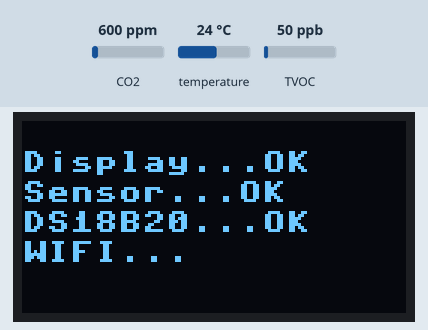
The program below on a simulated Raspberry Pi Pico running MicroPython. Parts: 128×64 one-colour display. The inputs (shaded band) are chosen by the test bench; at power-on: CO2 600 ppm, temperature 24 °C, TVOC 50 ppb. WiFi joins after 1.5 s; no MQTT or app messages arrive unless stated; values from a settings file that is not in the repository are placeholders; what the program prints to the serial console is not drawn.

Above: at 0.5 s.
At 2.5 s:
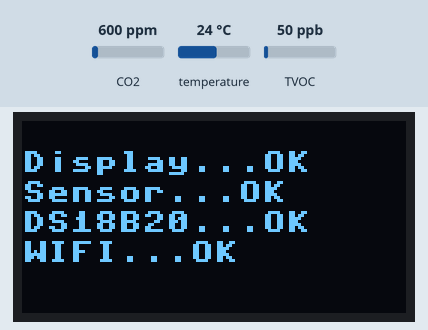
At 5.4 s:
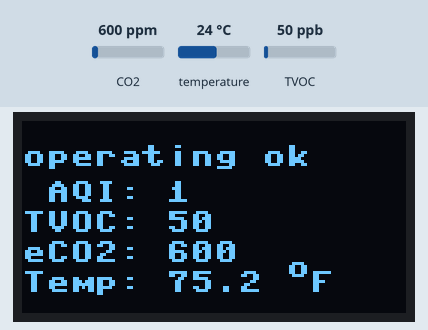

Measured:
- what the display in image 0 shows lasts 2.0 s, from 0.4 s to 2.4 s
- what the display in image 1 shows lasts 3.0 s, from 2.4 s to 5.4 s
- what the display in image 2 shows lasts 2.2 s, from 5.4 s to 7.6 s

The program:

main.py
```python
from machine import Pin, I2C, ADC, WDT, reset
from micropython import const
import network
import utime
import sys
import framebuf

from ssd1306 import SSD1306_I2C
import onewire, ds18x20
from PiicoDev_ENS160 import PiicoDev_ENS160
from PiicoDev_Unified import sleep_ms
from umqtt.simple import MQTTClient
from secrets import ap, pw, mqtt_user, mqtt_pw

# === Constants ===
WIDTH = const(128)
HEIGHT = const(64)
BUFFER_WIDTH = const(8)
CHAR_WIDTH = const(8)
CHAR_HEIGHT = const(8)
REFRESH_SECONDS = const(10)
DISP_ON_TIME_TICKS = const(3000)
DISP_OFF_TIME_TICKS = const(10_000)
ANIMATION_TIME_TICKS = const(5000)

MQTT_SERVER = '192.168.1.131'
MQTT_PORT = 1883
MQTT_TOPICS = {
    "aqi": b'home-assistant/livingroom/aqi',
    "eco2": b'home-assistant/livingroom/eco2',
    "tvoc": b'home-assistant/livingroom/tvoc'
}

class DisplayState:
    SHOW_IP = const(0)
    SHOW_SENSOR = const(1)
    DISPLAY_OFF = const(2)
    ANIMATION1 = const(3)
    ANIMATION2 = const(4)


I2C0_SCL = Pin(5)
I2C0_SDA = Pin(4)
I2C0_FREQ = const(400_000)
I2C0_BUS = const(0)

# === Global Sensor Setup ===
sensor_temp = ADC(4)
VOLTAGE_CONVERSION = 3.3 / 65535
#blank_fb = framebuf.FrameBuffer(bytearray(BUFFER_WIDTH * 8), BUFFER_WIDTH * CHAR_WIDTH, CHAR_HEIGHT, framebuf.MONO_HLSB)
# Create a framebuffer to blank a 128x8 area of the display
blank_buffer = bytearray(128 * 8 // 8)  # 128 pixels wide × 8 pixels high ÷ 8 bits/byte
blank_fb = framebuf.FrameBuffer(blank_buffer, 128, 8, framebuf.MONO_HLSB)

# === Utility Functions ===

def average_temp_f():
    """Read and return temperature in Fahrenheit."""
    sum_readings = sum(sensor_temp.read_u16() * VOLTAGE_CONVERSION for _ in range(5))
    avg_reading = sum_readings / 5
    celsius = 27 - (avg_reading - 0.706) / 0.001721
    return round(celsius * 9 / 5 + 32, 1)

def celsius_to_fahrenheit(temp_c):
    return temp_c * 9 / 5 + 32

def read_ds18b20_temp(ds, ds_rom):
    """
    Initiates a temperature conversion and reads the temperature
    from a DS18B20 sensor.

    Args:
        ds (DS18X20): The DS18X20 temperature sensor object.
        ds_rom (bytearray): The ROM code of the sensor.

    Returns:
        float: The temperature in Celsius.
    """
    ds.convert_temp()
    utime.sleep_ms(750)  # Wait for conversion to complete
    temp_c = ds.read_temp(ds_rom)
    return temp_c

def init_i2c_display(i2c):
    """Initialize SSD1306 OLED display."""
    addr = i2c.scan()[0]
    print(f"I2C Address: {hex(addr).upper()}")

    try:
        oled = SSD1306_I2C(WIDTH, HEIGHT, i2c, addr=addr, external_vcc=False)
        oled.text("Display...OK", 0, 10)
        oled.show()
        return oled
    except OSError:
        print("SSD1306 EIO Error - Possible Address conflict")
        sys.exit()

def init_ens160_sensor():
    """Initialize ENS160 sensor."""
    try:
        return PiicoDev_ENS160(bus=I2C0_BUS, scl=I2C0_SCL, sda=I2C0_SDA, freq=I2C0_FREQ)
    except OSError:
        print("ENS160 EIO Error - Possible Address conflict")
        sys.exit()

def connect_wifi(oled):
    wlan = network.WLAN(network.STA_IF)
    wlan.active(True)
    wlan.connect(ap, pw)

    oled.text("WIFI...", 0, 40)
    oled.show()

    for _ in range(10):
        if wlan.status() >= 3:
            break
        utime.sleep(1)

    if wlan.status() != 3:
        raise RuntimeError("Network connection failed")

    ip = wlan.ifconfig()[0]
    print(f"Connected. IP: {ip}")
    oled.text("WIFI...OK", 0, 40)
    oled.show()
    utime.sleep(2)
    oled.fill(0)

    return ip

def init_system():
    """Initialize all hardware and return handles."""
    # Reset OLED if needed
    reset_pin = Pin(23, Pin.OUT)
    reset_pin.value(False)
    utime.sleep(0.25)
    reset_pin.value(True)

    i2c = I2C(I2C0_BUS, scl=I2C0_SCL, sda=I2C0_SDA, freq=I2C0_FREQ)
    oled = init_i2c_display(i2c)
    sensor = init_ens160_sensor()
    oled.text("Sensor...OK", 0, 20)
    oled.show()

    # Setup OneWire sensor (DS18B20)
    try:
        ow = onewire.OneWire(Pin(22))  # create a OneWire bus on GPIO22
        roms = ow.scan()
        if not roms:
            raise Exception("No DS18B20 sensor found")
        ds = ds18x20.DS18X20(ow)
        ds_rom = roms[0]
        oled.text("DS18B20...OK", 0, 30)
        oled.show()
    except Exception as e:
        oled.text("DS18B20...FAIL", 0, 30)
        oled.show()
        print("DS18B20 Error:", e)
        ds = None
        ds_rom = None

    ip = connect_wifi(oled)

    return oled, sensor, ds_rom, ds, ip

def mqtt_connect():
    """Connect to MQTT broker and return client."""
    try:
        client = MQTTClient('', MQTT_SERVER, MQTT_PORT, mqtt_user, mqtt_pw, keepalive=3600)
        client.connect()
        print(f'Connected to MQTT broker at {MQTT_SERVER}')
        return client
    except Exception as e:
        print("MQTT connection failed. Rebooting...")
        utime.sleep(5)
        reset()

def display_sensor_data(oled, sensor, temp_f):
    """Display sensor readings on the OLED screen."""
    oled.contrast(64)  # Default is 255. Lower = dimmer
    oled.fill(0)

    aqi = sensor.aqi
    tvoc = sensor.tvoc
    eco2 = sensor.eco2
    operation = sensor.operation

    print(f"   AQI: {aqi.value} [{aqi.rating}]")
    print(f"  TVOC: {tvoc} ppb")
    print(f"  eCO2: {eco2.value} ppm [{eco2.rating}]")
    print(f"Status: {operation}")
    print(f"  Temp: {str(round(temp_f,1))}°F")
    print("-" * 32)

    # Clear lines
    for y in [8, 20, 30, 40, 50]:
        oled.blit(blank_fb, 0, y)

    # Display updated text
    oled.text(f"{operation}", 0, 8)
    oled.text(f" AQI: {aqi.value}", 0, 20)
    oled.text(f"TVOC: {tvoc}", 0, 30)
    oled.text(f"eCO2: {eco2.value}", 0, 40)
    oled.text(f"Temp: {round(temp_f,1)}  F", 0, 50)
    oled.text("o", 88, 45)
    oled.show()


# === Main Program ===

def main():
    oled, sensor, ds_rom, ds, ip = init_system()
    mqtt_client = mqtt_connect()
    wdt = WDT(timeout=5000)

    spinner_index = 0  # initialize before the loop
    last_frame_time = utime.ticks_ms()
    spinner_frames = ['|', '/', '-', '\\']

    box_x, box_y = 0, 0
    box_dx, box_dy = 3, 3  # speed
    box_w, box_h = 16, 8
    last_box_move = utime.ticks_ms()

    state = DisplayState.SHOW_SENSOR
    state_start_time = utime.ticks_ms()

    while True:
        now = utime.ticks_ms()
        elapsed = utime.ticks_diff(now, state_start_time)

        # === State Machine ===
        if state == DisplayState.SHOW_IP:
            if elapsed < 100:
                oled.fill(0)
                oled.text("IP Address:", 0, 20)
                oled.text(ip, 0, 35)
                oled.show()
            elif elapsed > DISP_ON_TIME_TICKS:
                state = DisplayState.ANIMATION2
                state_start_time = now

        elif state == DisplayState.SHOW_SENSOR:
            if elapsed < 100:
                if ds and ds_rom:
                    temp_c = read_ds18b20_temp(ds, ds_rom)
                else:
                    temp_c = (average_temp_f() - 32) * 5 / 9
                temp_f = celsius_to_fahrenheit(temp_c)
                sensor.temperature = temp_c
                display_sensor_data(oled, sensor, temp_f)

                mqtt_client.publish(MQTT_TOPICS['aqi'], str(sensor.aqi.value))
                mqtt_client.publish(MQTT_TOPICS['tvoc'], str(sensor.tvoc))
                mqtt_client.publish(MQTT_TOPICS['eco2'], str(sensor.eco2.value))

            elif elapsed > DISP_ON_TIME_TICKS:
                state = DisplayState.DISPLAY_OFF
                state_start_time = now

        elif state == DisplayState.DISPLAY_OFF:
            if elapsed < 100:
                oled.poweroff()
            elif elapsed > DISP_OFF_TIME_TICKS:
                state = DisplayState.SHOW_IP
                state_start_time = now

        elif state == DisplayState.ANIMATION1:
            if elapsed < 100:
                oled.fill(0)
                oled.text("Loading", 0, 20)
                oled.show()

            if utime.ticks_diff(now, last_frame_time) > 200:  # update every 200ms
                # Draw spinner
                frame = spinner_frames[spinner_index % len(spinner_frames)]
                oled.fill_rect(60, 40, 8, 8, 0)  # clear previous frame area
                oled.text(frame, 60, 40)
                oled.show()
                spinner_index += 1
                last_frame_time = now

            if elapsed > DISP_ON_TIME_TICKS:
                state = DisplayState.SHOW_IP
                state_start_time = now

        elif state == DisplayState.ANIMATION2:
            if elapsed < 100:
                oled.fill(0)
                oled.show()

            # Move the box every 100ms
            if utime.ticks_diff(now, last_box_move) > 50:
                # Clear previous box
                oled.fill_rect(box_x, box_y, box_w, box_h, 0)

                # Update position
                box_x += box_dx
                box_y += box_dy

                # Bounce off edges
                if box_x <= 0 or box_x + box_w >= WIDTH:
                    box_dx = -box_dx
                if box_y <= 0 or box_y + box_h >= HEIGHT:
                    box_dy = -box_dy

                # Draw new box
                oled.fill_rect(box_x, box_y, box_w, box_h, 1)
                oled.show()

                last_box_move = now

            if elapsed > ANIMATION_TIME_TICKS:
                state = DisplayState.SHOW_SENSOR
                oled.fill(0)
                state_start_time = now


        # Feed watchdog every loop
        wdt.feed()
        utime.sleep_ms(50)

if __name__ == "__main__":
    main()
```
